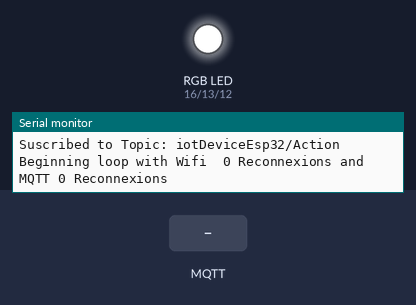
The sketch below on a simulated ESP32. On the bench: an RGB LED mixed from three pins (HIGH = lit), the last lines printed to the serial monitor. The test bench sets the inputs (shaded band). WiFi joins after 1.5 s; servers stay silent unless stated; no MQTT or app messages arrive unless stated.

Above: at 2.7 s.
2.8 s: MQTT message "REDON" arrives on the first subscribed topic
At 4.7 s:
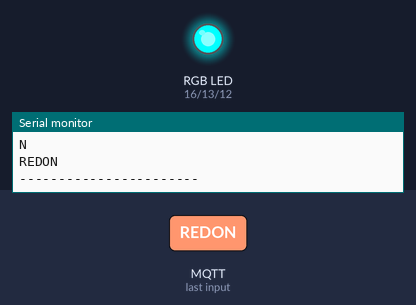
5.0 s: MQTT message "BLUON" arrives on the first subscribed topic
At 6.7 s:
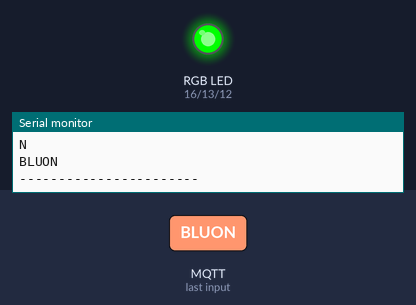
7.0 s: MQTT message "REDOF" arrives on the first subscribed topic
At 8.5 s:
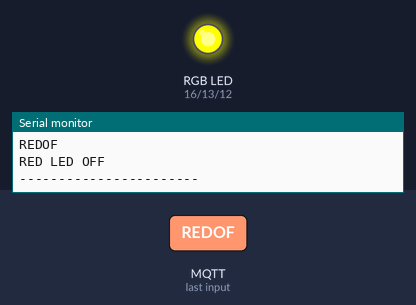
9.0 s: MQTT message "GRNON" arrives on the first subscribed topic
At 10.4 s:
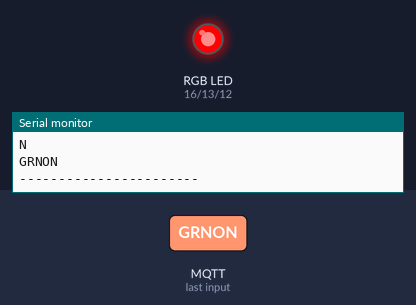
11.0 s: MQTT message "REDTO" arrives on the first subscribed topic
At 12.3 s:
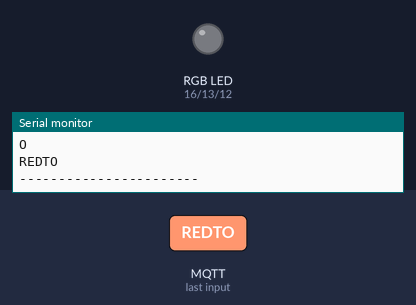
13.1 s: MQTT message "BLUOF" arrives on the first subscribed topic
At 14.1 s:
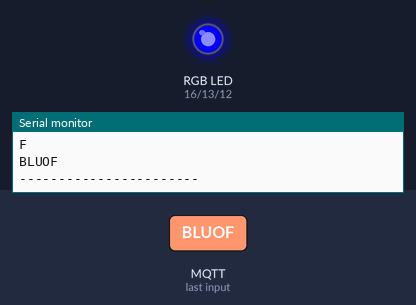
Timing chart, 0 to 16.1 s (numbered marks = the images above; inputs shaded):
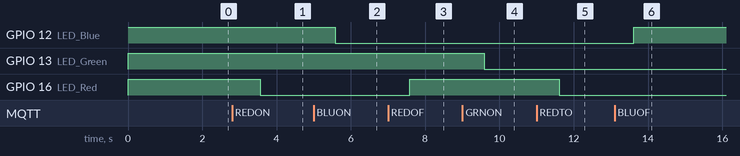

Measured:
- after the input at 2.8 s, GPIO 16 (LED_Red): HIGH → LOW after 0.77 s
- after the input at 5.0 s, GPIO 12 (LED_Blue): HIGH → LOW after 0.58 s
- after the input at 7.0 s, GPIO 16 (LED_Red): LOW → HIGH after 0.58 s
- after the input at 9.0 s, GPIO 13 (LED_Green): HIGH → LOW after 0.59 s
- after the input at 11.0 s, GPIO 16 (LED_Red): HIGH → LOW after 0.60 s
- after the input at 13.1 s, GPIO 12 (LED_Blue): LOW → HIGH after 0.51 s

The sketch:

08_ESP32_Alexa_MQTT_RGB.ino
```cpp
#include <WiFi.h>
#include <PubSubClient.h>


const char* ssid = "Nokia31P"; //AP for Internet Access
const char* password = "azertyaa";


//MQTT Parameters
//For Public Free MQTT Server hivemq User and password not required: No specific user space
//MQTT Messages will be directed only based on TOPICS
const char* mqttServer = "broker.hivemq.com";//"z96e4d99.us-east-1.emqx.cloud";
const int mqttPort = 1883;

// Choisir une valeur personnalisée pour mqttClient
// -> TOPICS auront le format mqqClient/.....
const char* mqttClient= "iotDeviceEsp32"; //Do not modify. Else, must change the topic in Amazon Lambda Function

WiFiClient espClient;
PubSubClient client(espClient);

char *TopicAction =(char*)malloc(50);

// Set LED GPIO
#define LED_Blue 12
#define LED_Green 13
#define LED_Red 16

int Wifi_ReConnect=0;
int Mqtt_ReConnect=0;


void setup() {
  //Topics
  strcpy (TopicAction, mqttClient);
  strcat (TopicAction,"/Action"); // --> le Topic sera ainsi mqttClient/Led

  // initialize the 3 digital pins (LEDS RGB).
  pinMode(LED_Blue, OUTPUT);
  pinMode(LED_Green, OUTPUT);
  pinMode(LED_Red, OUTPUT);

  digitalWrite(LED_Blue,HIGH);
  digitalWrite(LED_Green,HIGH);
  digitalWrite(LED_Red,HIGH);

  Serial.begin(115200);

  WiFi.begin(ssid, password);

  while (WiFi.status() != WL_CONNECTED) {
      delay(500);
      Serial.println("Connecting to WiFi..");
  }
  Serial.println("Connected to the WiFi network");

 connectmqtttopic();
}


void connectmqtttopic(){

  client.setServer(mqttServer, mqttPort);
  client.setCallback(callback);

  while (!client.connected()) {
  Serial.println("Connecting to MQTT...");
    if (client.connect(mqttClient )) {//in this case no user, no password are needed
      Serial.println("connected");
    } else {
      Serial.print("failed with state ");
      Serial.print(client.state());
      delay(2000);
    }
  }

  if (client.subscribe(TopicAction)) {
    Serial.print ("Suscribed to Topic: ");
    Serial.println(TopicAction);
  }
}


 void callback(char* topic, byte* payload, unsigned int length) {

 char topicpl;

  Serial.print("Message arrived in topic: ");
  Serial.println(topic);


  Serial.print("Message:");
  for (int i = 0; i < length; i++) {
    Serial.println((char)payload[i]);
    topicpl=(char)payload[i];
  }
  String allpayload= String( (char*) payload);
  String thepayload = allpayload.substring(0,length);
  Serial.println(thepayload);
    if (thepayload.equals("REDOF"))  {
    digitalWrite(LED_Red,HIGH);
    Serial.println("RED LED OFF");}

    if (thepayload.equals("REDON"))  {
    digitalWrite(LED_Red,LOW);  }

    if (thepayload.equals("REDTO"))  {
      byte togl = digitalRead(LED_Red);
    digitalWrite(LED_Red,!togl);  }

   if (thepayload.equals("BLUOF"))  {
    digitalWrite(LED_Blue,HIGH);  }

    if (thepayload.equals("BLUON"))  {
    digitalWrite(LED_Blue,LOW);  }

    if (thepayload.equals("BLUTO"))  {
      byte togl = digitalRead(LED_Blue);
    digitalWrite(LED_Blue,!togl);  }


   if (thepayload.equals("GRNOF"))  {
    digitalWrite(LED_Green,HIGH);  }

    if (thepayload.equals("GRNON"))  {
    digitalWrite(LED_Green,LOW);  }

    if (thepayload.equals("GRNTO"))  {
      byte togl = digitalRead(LED_Green);
    digitalWrite(LED_Green,!togl);  }


  if (thepayload.equals("ALLOF"))  {
    digitalWrite(LED_Green,HIGH);
    digitalWrite(LED_Blue,HIGH);
    digitalWrite(LED_Red,HIGH);  }

    if (thepayload.equals("ALLON"))  {
    digitalWrite(LED_Green,LOW);
    digitalWrite(LED_Blue,LOW);
    digitalWrite(LED_Red,LOW);  }

    if (thepayload.equals("ALLTO"))  {
      byte togl = digitalRead(LED_Green);
    digitalWrite(LED_Green,!togl);
          togl = digitalRead(LED_Blue);
    digitalWrite(LED_Blue,!togl);
          togl = digitalRead(LED_Red);
    digitalWrite(LED_Red,!togl);
    }


  Serial.println();
  Serial.println("-----------------------");

}


void reconnect(){
  WiFi.begin(ssid, password);

    while (WiFi.status() != WL_CONNECTED)
    {
    Serial.println("WAITING WIFI CONNECTION .....");
    delay(1000);
    }
      connectmqtttopic();
  }


void loop() {


   Serial.print ("Beginning loop with Wifi  ");
   Serial.print(Wifi_ReConnect);
   Serial.print (" Reconnexions and MQTT ");
   Serial.print (Mqtt_ReConnect);
   Serial.println(" Reconnexions" );

  if (WiFi.status() != WL_CONNECTED) {
    Wifi_ReConnect++;
    Serial.println("WIFI CONNECTION LOST ... WAITING");
    reconnect();
      }


  client.loop();

delay(2000);
}
```
